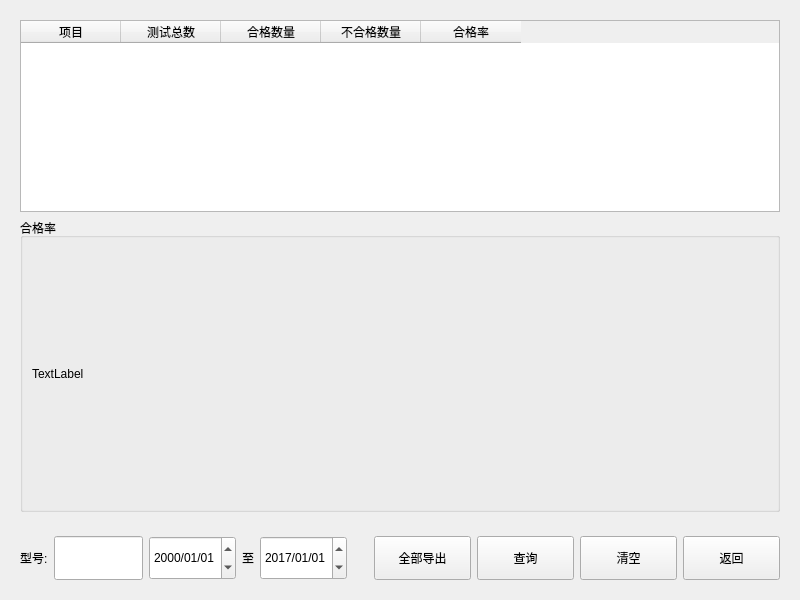
<?xml version="1.0" encoding="UTF-8"?>
<ui version="4.0">
 <class>WinData</class>
 <widget class="QWidget" name="WinData">
  <property name="geometry">
   <rect>
    <x>0</x>
    <y>0</y>
    <width>800</width>
    <height>600</height>
   </rect>
  </property>
  <property name="windowTitle">
   <string>Form</string>
  </property>
  <layout class="QVBoxLayout" name="verticalLayout" stretch="1,0">
   <item>
    <widget class="QStackedWidget" name="WidgetShow">
     <property name="currentIndex">
      <number>1</number>
     </property>
     <widget class="QWidget" name="WidgetTestData">
      <layout class="QVBoxLayout" name="verticalLayout_2">
       <item>
        <widget class="QTableView" name="TabTestData">
         <attribute name="verticalHeaderVisible">
          <bool>false</bool>
         </attribute>
        </widget>
       </item>
      </layout>
     </widget>
     <widget class="QWidget" name="WidgetDetail">
      <layout class="QVBoxLayout" name="verticalLayout_3" stretch="0,1">
       <item>
        <widget class="QTableWidget" name="TabDetail">
         <attribute name="verticalHeaderVisible">
          <bool>false</bool>
         </attribute>
         <column>
          <property name="text">
           <string>项目</string>
          </property>
         </column>
         <column>
          <property name="text">
           <string>测试总数</string>
          </property>
         </column>
         <column>
          <property name="text">
           <string>合格数量</string>
          </property>
         </column>
         <column>
          <property name="text">
           <string>不合格数量</string>
          </property>
         </column>
         <column>
          <property name="text">
           <string>合格率</string>
          </property>
         </column>
        </widget>
       </item>
       <item>
        <widget class="QGroupBox" name="WinDetail">
         <property name="sizePolicy">
          <sizepolicy hsizetype="Preferred" vsizetype="Expanding">
           <horstretch>0</horstretch>
           <verstretch>0</verstretch>
          </sizepolicy>
         </property>
         <property name="title">
          <string>合格率</string>
         </property>
         <layout class="QGridLayout" name="gridLayout">
          <item row="0" column="0">
           <widget class="Histogram" name="TextHistogram">
            <property name="text">
             <string>TextLabel</string>
            </property>
           </widget>
          </item>
         </layout>
        </widget>
       </item>
      </layout>
     </widget>
    </widget>
   </item>
   <item>
    <widget class="QWidget" name="WidgetCtrl" native="true">
     <layout class="QHBoxLayout" name="horizontalLayout">
      <item>
       <widget class="QLabel" name="label_2">
        <property name="text">
         <string>型号:</string>
        </property>
       </widget>
      </item>
      <item>
       <widget class="QLineEdit" name="EditType">
        <property name="sizePolicy">
         <sizepolicy hsizetype="Expanding" vsizetype="Expanding">
          <horstretch>0</horstretch>
          <verstretch>0</verstretch>
         </sizepolicy>
        </property>
       </widget>
      </item>
      <item>
       <widget class="QDateEdit" name="DateEdit1">
        <property name="sizePolicy">
         <sizepolicy hsizetype="Minimum" vsizetype="Expanding">
          <horstretch>0</horstretch>
          <verstretch>0</verstretch>
         </sizepolicy>
        </property>
        <property name="displayFormat">
         <string>yyyy/MM/dd</string>
        </property>
       </widget>
      </item>
      <item>
       <widget class="QLabel" name="label">
        <property name="text">
         <string>至</string>
        </property>
       </widget>
      </item>
      <item>
       <widget class="QDateEdit" name="DateEdit2">
        <property name="sizePolicy">
         <sizepolicy hsizetype="Minimum" vsizetype="Expanding">
          <horstretch>0</horstretch>
          <verstretch>0</verstretch>
         </sizepolicy>
        </property>
        <property name="dateTime">
         <datetime>
          <hour>0</hour>
          <minute>0</minute>
          <second>0</second>
          <year>2017</year>
          <month>1</month>
          <day>1</day>
         </datetime>
        </property>
        <property name="displayFormat">
         <string>yyyy/MM/dd</string>
        </property>
       </widget>
      </item>
      <item>
       <spacer name="horizontalSpacer">
        <property name="orientation">
         <enum>Qt::Horizontal</enum>
        </property>
        <property name="sizeHint" stdset="0">
         <size>
          <width>40</width>
          <height>20</height>
         </size>
        </property>
       </spacer>
      </item>
      <item>
       <widget class="QPushButton" name="BtnShow">
        <property name="minimumSize">
         <size>
          <width>97</width>
          <height>44</height>
         </size>
        </property>
        <property name="text">
         <string>全部导出</string>
        </property>
       </widget>
      </item>
      <item>
       <widget class="QPushButton" name="BtnCheck">
        <property name="minimumSize">
         <size>
          <width>97</width>
          <height>44</height>
         </size>
        </property>
        <property name="text">
         <string>查询</string>
        </property>
       </widget>
      </item>
      <item>
       <widget class="QPushButton" name="BtnClear">
        <property name="minimumSize">
         <size>
          <width>97</width>
          <height>44</height>
         </size>
        </property>
        <property name="text">
         <string>清空</string>
        </property>
       </widget>
      </item>
      <item>
       <widget class="QPushButton" name="BtnExit">
        <property name="minimumSize">
         <size>
          <width>97</width>
          <height>44</height>
         </size>
        </property>
        <property name="text">
         <string>返回</string>
        </property>
       </widget>
      </item>
     </layout>
    </widget>
   </item>
  </layout>
 </widget>
 <customwidgets>
  <customwidget>
   <class>Histogram</class>
   <extends>QLabel</extends>
   <header>Histogram.h</header>
  </customwidget>
 </customwidgets>
 <resources/>
 <connections/>
</ui>
